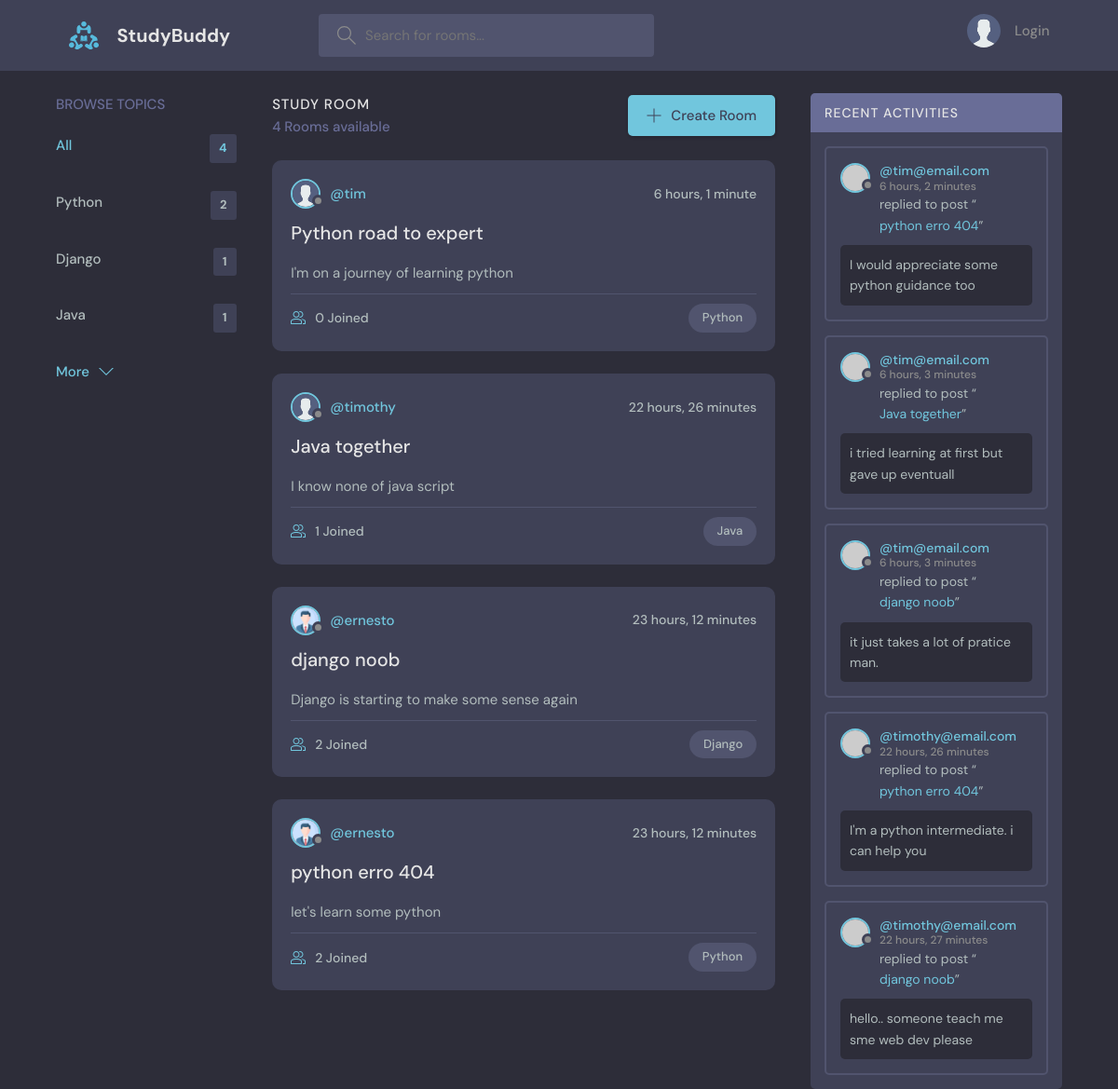
The page / on the database its author committed.
### base/models.py (models this page shows, shortened)
class Topic(models.Model):
    name = models.TextField(max_length=200)
    def __str__(self):
        return self.name[:25]

class Room(models.Model):
    host = models.ForeignKey(User, on_delete=models.SET_NULL, null=True)
    topic = models.ForeignKey(Topic, on_delete= models.SET_NULL, null = True)
    name = models.CharField(max_length=50)
    description = models.TextField(null=True, blank=True)
    participants = models.ManyToManyField(User,related_name= "participants", blank=True)
    updated = models.DateTimeField(auto_now=True)
    created = models.DateTimeField(auto_now_add=True)
    class Meta:
        ordering = ['-updated','-created']

class User(AbstractUser):
    name = models.CharField(max_length=50, null=True)
    email = models.EmailField(unique=True)
    password = models.CharField(max_length=50,)
    bio = models.TextField(max_length=100, null=True, blank=True)
    avatar = models.ImageField(null=True, default = "avatar.svg")
    USERNAME_FIELD = 'email'
    REQUIRED_FIELDS= []
    pass

class Message(models.Model):
    user = models.ForeignKey(User, on_delete=models.CASCADE)
    room = models.ForeignKey(Room, on_delete=models.CASCADE)
    body = models.TextField()
    updated = models.DateTimeField(auto_now=True)
    created = models.DateTimeField(auto_now_add=True)
    class Meta:
        ordering = ['-updated','-created']
    def __str__(self):
        return self.body[:50]

### base/views.py (the view)
# urls.py: path('', views.home, name="home"),
def home(request):
    q = request.GET.get('q') if request.GET.get('q') != None else ''
    total_rooms = Room.objects.all()
    total_rooms = total_rooms.count()
    rooms = Room.objects.filter(
        Q(topic__name__icontains=q) |
        Q(name__icontains=q) |
        Q(description__icontains=q)
    )
    topics = Topic.objects.all()[:3]
    activity_messages = Message.objects.filter(Q(room__topic__name__icontains=q))
    room_count = rooms.count()
    context = {'rooms':rooms, 'topics':topics,'room_count':room_count, 'activity_messages':activity_messages, "total_rooms":total_rooms}
    return render(request, 'base/home.html', context)

### base/templates/base/home.html
{% extends 'base/main.html' %}
{% block content %}
    <main class="layout layout--3">
      <div class="container">
        {% include "base/topics_component.html" %}
        {% include "base/feed_component.html" %}
        {% include "base/activity_component.html" %}
      </div>
    </main>
{% endblock %}

### base/templates/base/topics_component.html
<div class="topics">
    <div class="topics__header">
        <h2>Browse Topics</h2>
    </div>
    <div>
    <ul class="topics__list">
        <li>
        <a href="{% url 'base:home' %}" class="active">All <span>{{total_rooms}}</span></a>
        </li>
        {% for topic in topics %}
        <li>
        <a href="{% url 'base:home' %}?q={{topic.name}}">{{topic.name}} <span>{{topic.room_set.all.count}}</span></a>
        </li>
        {% endfor %}
    </ul>
    <a class="btn btn--link" href="{% url 'base:topics-page' %}">
        More
        <svg version="1.1" xmlns="http://www.w3.org/2000/svg" width="32" height="32" viewBox="0 0 32 32">
        <title>chevron-down</title>
        <path d="M16 21l-13-13h-3l16 16 16-16h-3l-13 13z"></path>
        </svg>
    </a>
    </div>
</div>

### base/templates/base/feed_component.html (shortened to what this page needs)
<div class="roomList">
    <div class="roomList__header">
      <div>
        <h2>Study Room</h2>
        <p>{{room_count}} Rooms available</p>
      </div>
      <a class="btn btn--main" href="{% url 'base:create-room' %}">
        <svg version="1.1" xmlns="http://www.w3.org/2000/svg" width="32" height="32" viewBox="0 0 32 32">
          <title>add</title>
          <path
            d="M16.943 0.943h-1.885v14.115h-14.115v1.885h14.115v14.115h1.885v-14.115h14.115v-1.885h-14.115v-14.115z"
          ></path>
        </svg>
        Create Room
      </a>
    </div>
    {% for room in rooms %}
    <div class="roomListRoom">
      <div class="roomListRoom__header">
        <a href="{% url 'base:user-profile' room.host.id %}" class="roomListRoom__author">
          <div class="avatar avatar--small">
            <img src="{{room.host.avatar.url}}" />
          </div>
          <span>@{{ room.host.username }}</span>
        </a>
        <div class="roomListRoom__actions">
          <span>{{room.created|timesince}}</span>
        </div>
      </div>
      <div class="roomListRoom__content">
        <a href="{% url 'base:room' room.id %}">{{room.name}}</a>
        <p>
            {{room.description}}
        </p>
      </div>
      <div class="roomListRoom__meta">
        <a href="room.html" class="roomListRoom__joined">
          {{room.participants.count}} Joined
        </a>
        <p class="roomListRoom__topic">{{room.topic}}</p>
      </div>
    </div>
    {% endfor %}
</div>

### base/templates/base/activity_component.html (shortened to what this page needs)
<div class="activities">
    <div class="activities__header">
      <h2>Recent Activities</h2>
    </div>
    {% for message in activity_messages %}
    <div class="activities__box">
      <div class="activities__boxHeader roomListRoom__header">
        <a href="{% url 'base:user-profile' message.user.id %}" class="roomListRoom__author">
          <div class="avatar avatar--small">
            <img src="https://randomuser.me/api/portraits/women/11.jpg" />
          </div>
          <p>
            @{{message.user}}
            <span>{{message.created|timesince}}</span>
          </p>
        </a>
      </div>
      <div class="activities__boxContent">
        <p>replied to post “<a href="{% url 'base:room' message.room.id %}">{{message.room.name}}</a>”</p>
        <div class="activities__boxRoomContent">
            {{message}}
        </div>
      </div>
    </div>
    {% endfor %}
  </div>

### rows shown on the page
Topic: name "Python", room_set.all.count "2"
Topic: name "Django", room_set.all.count "1"
Topic: name "Java", room_set.all.count "1"
Room: host.avatar (placeholder picture), host.username "tim", created "6 hours, 1 minute", name "Python road to expert", description "I'm on a journey of learning python", participants.count "0", topic "Python"
Room: host.avatar (placeholder picture), host.username "timothy", created "22 hours, 26 minutes", name "Java together", description "I know none of java script", participants.count "1", topic "Java"
Room: host.avatar (picture), host.username "ernesto", created "23 hours, 12 minutes", name "django noob", description "Django is starting to make some sense again", participants.count "2", topic "Django"
Room: host.avatar (picture), host.username "ernesto", created "23 hours, 12 minutes", name "python erro 404", description "let's learn some python", participants.count "2", topic "Python"
Message: user "tim@email.com", created "6 hours, 2 minutes", room.name "python erro 404", body "I would appreciate some python guidance too"
Message: user "tim@email.com", created "6 hours, 3 minutes", room.name "Java together", body "i tried learning at first but gave up eventuall"
Message: user "tim@email.com", created "6 hours, 3 minutes", room.name "django noob", body "it just takes a lot of pratice man."
Message: user "timothy@email.com", created "22 hours, 26 minutes", room.name "python erro 404", body "I'm a python intermediate. i can help you"
Message: user "timothy@email.com", created "22 hours, 27 minutes", room.name "django noob", body "hello.. someone teach me sme web dev please"

### other values the page prints
{{ total_rooms }} "4"
{{ room_count }} "4"
